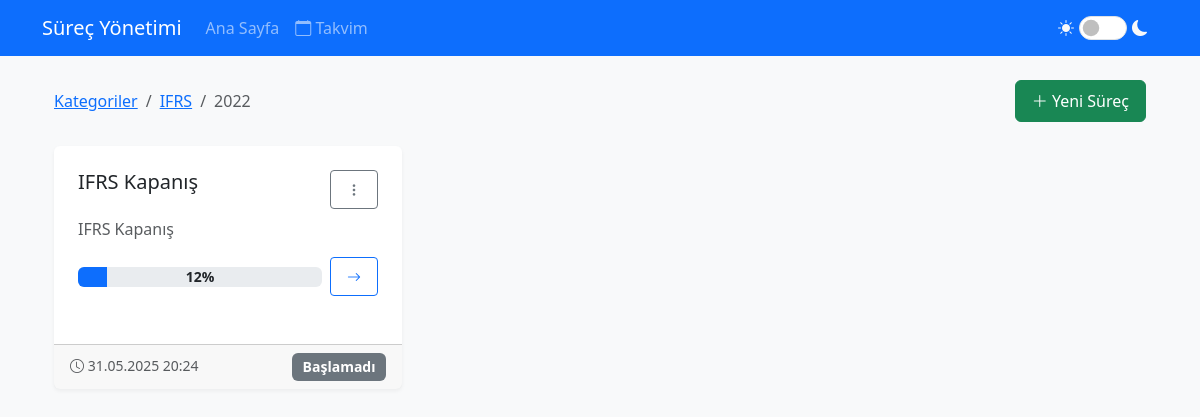
The page /category/2/2022 on the database its author committed.
### app.py (models this page shows, shortened)
class ProcessCategory(db.Model):
    id = db.Column(db.Integer, primary_key=True)
    name = db.Column(db.String(100), nullable=False)
    description = db.Column(db.Text)
    created_at = db.Column(db.DateTime, default=datetime.now)
    processes = db.relationship('Process', backref='category', lazy=True)

class Process(db.Model):
    id = db.Column(db.Integer, primary_key=True)
    name = db.Column(db.String(100), nullable=False)
    description = db.Column(db.Text)
    created_at = db.Column(db.DateTime, default=datetime.now)
    is_started = db.Column(db.Boolean, default=False)
    started_at = db.Column(db.DateTime)
    version = db.Column(db.Integer, nullable=False, default=1)
    year = db.Column(db.Integer, nullable=False, default=lambda: datetime.now().year)
    category_id = db.Column(db.Integer, db.ForeignKey('process_category.id', name='fk_process_category'), nullable=True)
    steps = db.relationship('Step', backref='process', lazy=True, cascade='all, delete-orphan')
    def get_completion_percentage(self):
        all_steps = []
        main_steps = Step.query.filter_by(process_id=self.id, parent_id=None).all()
        for main_step in main_steps:
            all_steps.append(main_step)
            substeps = Step.query.filter_by(process_id=self.id).filter(Step.parent_id == main_step.id).all()
            all_steps.extend(substeps)
            for substep in substeps:
                sub_substeps = Step.query.filter_by(process_id=self.id).filter(Step.parent_id == substep.id).all()
                all_steps.extend(sub_substeps)
        total_steps = len(all_steps)
        if total_steps == 0:
            return 0
        completed_steps = sum(1 for step in all_steps if step.status == 'done')
        return int((completed_steps / total_steps) * 100)
    def get_status(self):
        if not self.is_started:
            return 'not_started'

### app.py (the view)
@app.route('/category/<int:category_id>/<int:year>')
def category_processes(category_id, year):
    category = ProcessCategory.query.get_or_404(category_id)
    processes = Process.query.filter_by(category_id=category_id, year=year).all()
    all_categories = ProcessCategory.query.all()
    current_year = datetime.now().year
    return render_template('process_list.html',
                         category=category,
                         year=year,
                         processes=processes,
                         is_uncategorized=False,
                         all_categories=all_categories,
                         current_year=current_year)

### app.py (called while the page is built)
@app.template_filter('format_datetime')
def format_datetime(value):
    if not value:
        return ''
    try:
        if isinstance(value, str):
            dt = datetime.strptime(value, '%Y-%m-%d %H:%M:%S')
        else:
            dt = value
        return dt.strftime('%d.%m.%Y %H:%M')
    except:
        return value

@app.before_request
def before_request():
    if not getattr(app, '_got_first_request', False):
        check_process_status()
        app._got_first_request = True

### templates/process_list.html (shortened to what this page needs)
{% extends "base.html" %}
{% block content %}
<div class="container mt-4">
    <div class="d-flex justify-content-between align-items-center mb-4">
        <nav aria-label="breadcrumb">
            <ol class="breadcrumb mb-0">
                <li class="breadcrumb-item"><a href="{{ url_for('index') }}">Kategoriler</a></li>
                {% if is_uncategorized %}
                <li class="breadcrumb-item"><a href="{{ url_for('uncategorized_years') }}">Kategorisiz</a></li>
                {% else %}
                <li class="breadcrumb-item"><a href="{{ url_for('category_years', category_id=category.id) }}">{{
                        category.name }}</a></li>
                {% endif %}
                <li class="breadcrumb-item active">{{ year }}</li>
            </ol>
        </nav>
        <div>
            <a href="{{ url_for('new_process') }}" class="btn btn-success">
                <i class="bi bi-plus-lg"></i> Yeni Süreç
            </a>
        </div>
    </div>
    <div class="row row-cols-1 row-cols-md-2 row-cols-lg-3 g-4">
        {% for process in processes %}
        <div class="col">
            <div class="card h-100 process-card">
                <div class="card-body">
                    <div class="d-flex justify-content-between align-items-start mb-2">
                        <h5 class="card-title mb-0">
                            <span class="editable process-name" data-process-id="{{ process.id }}">{{ process.name
                                }}</span>
                        </h5>
                        <div class="dropdown">
                            <button class="btn btn-sm btn-outline-secondary" type="button" data-bs-toggle="dropdown">
                                <i class="bi bi-three-dots-vertical"></i>
                            </button>
                        </div>
                    </div>
                    <p class="card-text text-muted">
                        <span class="editable process-description" data-process-id="{{ process.id }}">
                            {{ process.description or 'Açıklama ekle...' }}
                        </span>
                    </p>
                    <div class="d-flex justify-content-between align-items-center">
                        <div class="progress flex-grow-1 me-2">
                            <div class="progress-bar" role="progressbar"
                                aria-valuenow="{{ process.get_completion_percentage() }}" aria-valuemin="0"
                                aria-valuemax="100" style="width: {{ process.get_completion_percentage() }}%">
                                <span class="progress-text">{{ process.get_completion_percentage() }}%</span>
                            </div>
                        </div>
                        <a href="{{ url_for('process_detail', process_id=process.id) }}"
                            class="btn btn-sm btn-outline-primary">
                            <i class="bi bi-arrow-right"></i>
                        </a>
                    </div>
                </div>
                <div class="card-footer">
                    <small class="text-muted">
                        <i class="bi bi-clock"></i> {{ process.created_at|format_datetime }}
                    </small>
                    <span class="float-end">
                        {% if process.get_status() == 'done' %}
                        <span class="badge bg-success">Tamamlandı</span>
                        {% elif process.get_status() == 'in_progress' %}
                        <span class="badge bg-primary">Devam Ediyor</span>
                        {% elif process.get_status() == 'waiting' %}
                        <span class="badge bg-warning">Beklemede</span>
                        {% else %}
                        <span class="badge bg-secondary">Başlamadı</span>
                        {% endif %}
                    </span>
                </div>
            </div>
        </div>
        {% endfor %}
    </div>
</div>
<link href="https://cdnjs.cloudflare.com/ajax/libs/vis/4.21.0/vis.min.css" rel="stylesheet" type="text/css" />
{% endblock %}

### static/css/style.css (style rules this page uses)
body { background-color: #f8f9fa; }
.card-body { padding: 1.5rem; }
.card { box-shadow: 0 0.125rem 0.25rem rgba(0, 0, 0, 0.075); border: none; margin-bottom: 1.5rem; }
.badge { font-size: 0.875rem; padding: 0.5em 0.75em; }
.btn { padding: 0.5rem 1rem; margin: 0; }
.btn i { transition: transform 0.2s ease; }
.dropdown { position: relative; }
.card { overflow: visible; }
.card-body { overflow: visible; }

### templates/process_list.html (style rules this page uses)
.process-card { transition: transform 0.2s; border: none; box-shadow: 0 2px 4px rgba(0, 0, 0, 0.05); }
[data-bs-theme="light"] .process-card { background-color: var(--bs-white); color: var(--bs-dark); }
.editable { cursor: pointer; position: relative; }
.progress { position: relative; height: 20px; }
.progress-bar { transition: width 0.3s ease; }
.progress-text { position: absolute; width: 100%; left: 0; text-align: center; line-height: 20px; color: #fff; font-weight: 700; font-size: 0.875rem; z-index: 1; }
[data-bs-theme="light"] .progress-text { color: var(--bs-dark) !important; }

### rows shown on the page
ProcessCategory: name "IFRS"
Process: name "IFRS Kapanış", description "IFRS Kapanış", get_completion_percentage "12", created_at "31.05.2025 20:24", is_started "Başlamadı"

### other values the page prints
{{ year }} "2022"
